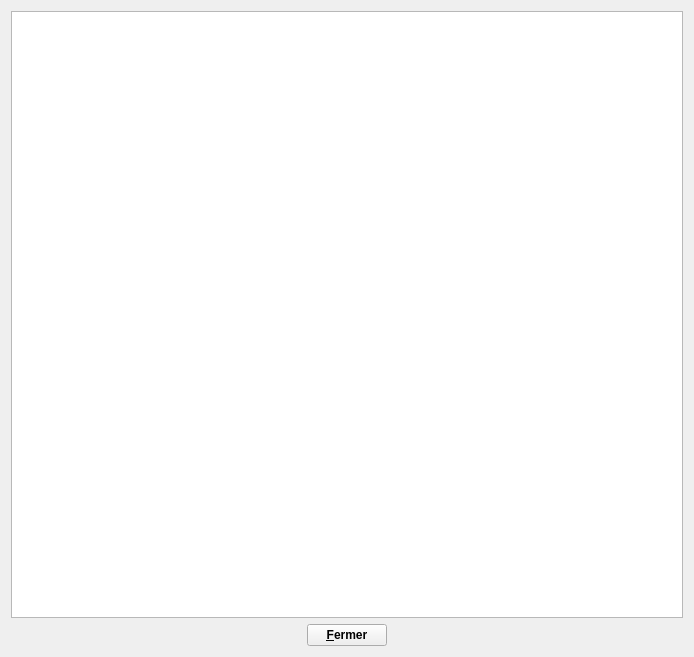
<?xml version="1.0" encoding="UTF-8"?>
<ui version="4.0">
 <class>InterfaceCompetence</class>
 <widget class="QWidget" name="InterfaceCompetence">
  <property name="windowModality">
   <enum>Qt::WindowModal</enum>
  </property>
  <property name="geometry">
   <rect>
    <x>0</x>
    <y>0</y>
    <width>694</width>
    <height>657</height>
   </rect>
  </property>
  <property name="windowTitle">
   <string>Form</string>
  </property>
  <layout class="QVBoxLayout" name="verticalLayout">
   <item>
    <layout class="QVBoxLayout" name="vlN2">
     <item>
      <widget class="QGraphicsView" name="grvFond"/>
     </item>
     <item>
      <layout class="QHBoxLayout" name="horizontalLayout">
       <item>
        <spacer name="horizontalSpacer">
         <property name="orientation">
          <enum>Qt::Horizontal</enum>
         </property>
         <property name="sizeHint" stdset="0">
          <size>
           <width>248</width>
           <height>20</height>
          </size>
         </property>
        </spacer>
       </item>
       <item>
        <widget class="QPushButton" name="btnFermer">
         <property name="font">
          <font>
           <weight>75</weight>
           <bold>true</bold>
          </font>
         </property>
         <property name="text">
          <string>&amp;Fermer</string>
         </property>
        </widget>
       </item>
       <item>
        <spacer name="horizontalSpacer_2">
         <property name="orientation">
          <enum>Qt::Horizontal</enum>
         </property>
         <property name="sizeHint" stdset="0">
          <size>
           <width>248</width>
           <height>20</height>
          </size>
         </property>
        </spacer>
       </item>
      </layout>
     </item>
    </layout>
   </item>
  </layout>
 </widget>
 <resources/>
 <connections/>
</ui>
